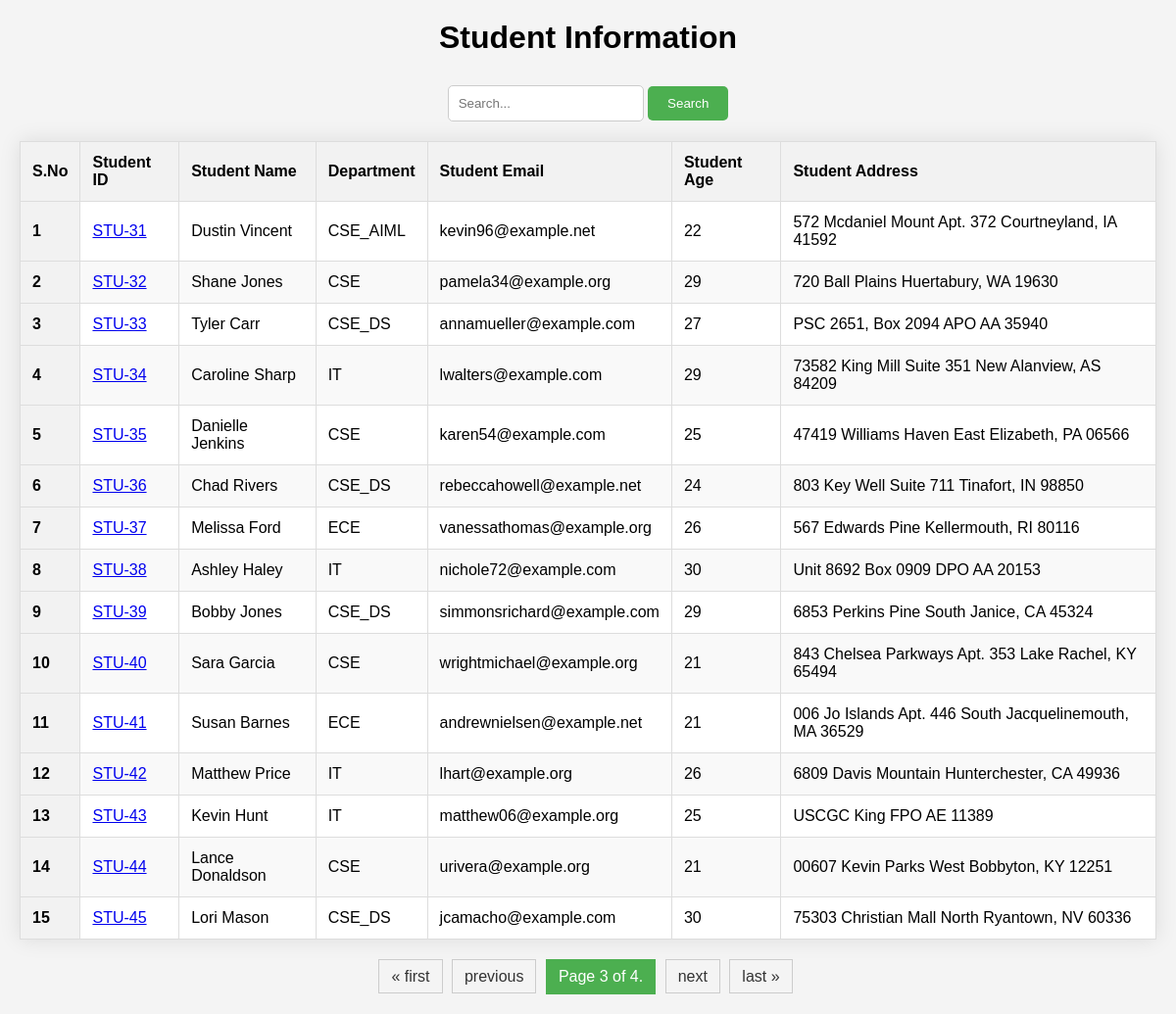
/?page=3, run on the app's committed database.
### result/models.py (models this page shows, shortened)
class Student(models.Model):
    department = models.ForeignKey(Department , related_name='depart',on_delete=models.CASCADE)
    student_id= models.OneToOneField(StudentId,related_name="studentid",on_delete=models.CASCADE)
    student_name = models.CharField(max_length=100)
    student_email= models.EmailField(unique=True)
    student_age = models.IntegerField(default=18)
    student_address= models.TextField()
    class Meta:
        ordering = ['student_id','student_name']
        verbose_name = 'student'

class StudentId(models.Model):
    student_id = models.CharField(max_length=100)
    def __str__(self) -> str:
        return self.student_id

class Department(models.Model):
    department=models.CharField(max_length=100)
    def __str__(self) -> str:
        return self.department
    class Meta:
        ordering=['department']

### result/views.py (the view, shortened to what this page needs)
# urls.py: path('',get_students,name='get_students'),
def get_students(request):
    queryset = Student.objects.all()
    paginator = Paginator(queryset, 15)  # Show 15 student per page.
    page_number = request.GET.get("page",1)
    page_obj = paginator.get_page(page_number)
    return render(request,'students.html',context={'queryset':page_obj})

### result/templates/students.html (shortened to what this page needs)
<!DOCTYPE html>
<html lang="en">
<head>
</head>
<body>
    <h1>Student Information</h1>
    <div class="search-container">
        <form action="#" method="GET">
            <input type="text" placeholder="Search..." name="search">
            <button type="submit">Search</button>
        </form>
    </div>
    <table>
        <thead>
            <tr>
                <th>S.No</th>
                <th>Student ID</th>
                <th>Student Name</th>
                <th>Department</th>
                <th>Student Email</th>
                <th>Student Age</th>
                <th>Student Address</th>
            </tr>
        </thead>
        <tbody>
            {% for student in queryset %}
                <tr>
                    <th scope="row">{{forloop.counter}}</th>
                    <td><a href="{% url 'marks' student.student_id %}">{{student.student_id }}</a></td>
                    <td>{{ student.student_name }}</td>
                    <td>{{ student.department }}</td>
                    <td>{{ student.student_email }}</td>
                    <td>{{ student.student_age }}</td>
                    <td>{{ student.student_address }}</td>
                </tr>
            {% endfor %}
        </tbody>
    </table>
    <div class="pagination">
        <span class="step-links">
            {% if queryset.has_previous %}
                <a href="?page=1">&laquo; first</a>
                <a href="?page={{ queryset.previous_page_number }}">previous</a>
            {% endif %}
            <span class="current">
                Page {{ queryset.number }} of {{ queryset.paginator.num_pages }}.
            </span>
            {% if queryset.has_next %}
                <a href="?page={{ queryset.next_page_number }}">next</a>
                <a href="?page={{ queryset.paginator.num_pages }}">last &raquo;</a>
            {% endif %}
        </span>
    </div>
</body>
</html>

### result/templates/students.html (style rules this page uses)
* { margin: 0; padding: 0; box-sizing: border-box; }
body { font-family: Arial, sans-serif; background-color: #f4f4f4; padding: 20px; }
h1 { text-align: center; margin-bottom: 30px; }
table { width: 100%; border-collapse: collapse; background-color: #fff; box-shadow: 0 0 20px rgba(0, 0, 0, 0.1); }
th, td { border: 1px solid #dddddd; text-align: left; padding: 12px; }
th { background-color: #f2f2f2; }
tr:nth-child(even) { background-color: #f9f9f9; }
.pagination { margin-top: 20px; text-align: center; }
.step-links { display: inline-block; }
.step-links a { color: #333; padding: 8px 12px; text-decoration: none; border: 1px solid #ccc; margin-right: 5px; }
.current { display: inline-block; padding: 8px 12px; background-color: #4CAF50; color: white; border: 1px solid #4CAF50; margin-right: 5px; }
.search-container { margin-bottom: 20px; text-align: center; }
.search-container input[type="text"] { padding: 10px; width: 200px; border: 1px solid #ccc; border-radius: 5px; }
.search-container button { padding: 10px 20px; background-color: #4CAF50; color: white; border: none; border-radius: 5px; cursor: pointer; }

### data on the page
Student: student_id "STU-31", student_name "Dustin Vincent", department "CSE_AIML", student_email "kevin96@example.net", student_age "22", student_address "572 Mcdaniel Mount Apt. 372 Courtneyland, IA 41592"
Student: student_id "STU-32", student_name "Shane Jones", department "CSE", student_email "pamela34@example.org", student_age "29", student_address "720 Ball Plains Huertabury, WA 19630"
Student: student_id "STU-33", student_name "Tyler Carr", department "CSE_DS", student_email "annamueller@example.com", student_age "27", student_address "PSC 2651, Box 2094 APO AA 35940"
Student: student_id "STU-34", student_name "Caroline Sharp", department "IT", student_email "lwalters@example.com", student_age "29", student_address "73582 King Mill Suite 351 New Alanview, AS 84209"
Student: student_id "STU-35", student_name "Danielle Jenkins", department "CSE", student_email "karen54@example.com", student_age "25", student_address "47419 Williams Haven East Elizabeth, PA 06566"
Student: student_id "STU-36", student_name "Chad Rivers", department "CSE_DS", student_email "rebeccahowell@example.net", student_age "24", student_address "803 Key Well Suite 711 Tinafort, IN 98850"
Student: student_id "STU-37", student_name "Melissa Ford", department "ECE", student_email "vanessathomas@example.org", student_age "26", student_address "567 Edwards Pine Kellermouth, RI 80116"
Student: student_id "STU-38", student_name "Ashley Haley", department "IT", student_email "nichole72@example.com", student_age "30", student_address "Unit 8692 Box 0909 DPO AA 20153"
Student: student_id "STU-39", student_name "Bobby Jones", department "CSE_DS", student_email "simmonsrichard@example.com", student_age "29", student_address "6853 Perkins Pine South Janice, CA 45324"
Student: student_id "STU-40", student_name "Sara Garcia", department "CSE", student_email "wrightmichael@example.org", student_age "21", student_address "843 Chelsea Parkways Apt. 353 Lake Rachel, KY 65494"
Student: student_id "STU-41", student_name "Susan Barnes", department "ECE", student_email "andrewnielsen@example.net", student_age "21", student_address "006 Jo Islands Apt. 446 South Jacquelinemouth, MA 36529"
Student: student_id "STU-42", student_name "Matthew Price", department "IT", student_email "lhart@example.org", student_age "26", student_address "6809 Davis Mountain Hunterchester, CA 49936"
Student: student_id "STU-43", student_name "Kevin Hunt", department "IT", student_email "matthew06@example.org", student_age "25", student_address "USCGC King FPO AE 11389"
Student: student_id "STU-44", student_name "Lance Donaldson", department "CSE", student_email "urivera@example.org", student_age "21", student_address "00607 Kevin Parks West Bobbyton, KY 12251"
Student: student_id "STU-45", student_name "Lori Mason", department "CSE_DS", student_email "jcamacho@example.com", student_age "30", student_address "75303 Christian Mall North Ryantown, NV 60336"

### other printed values
{{ queryset.number }} "3"
{{ queryset.paginator.num_pages }} "4"
